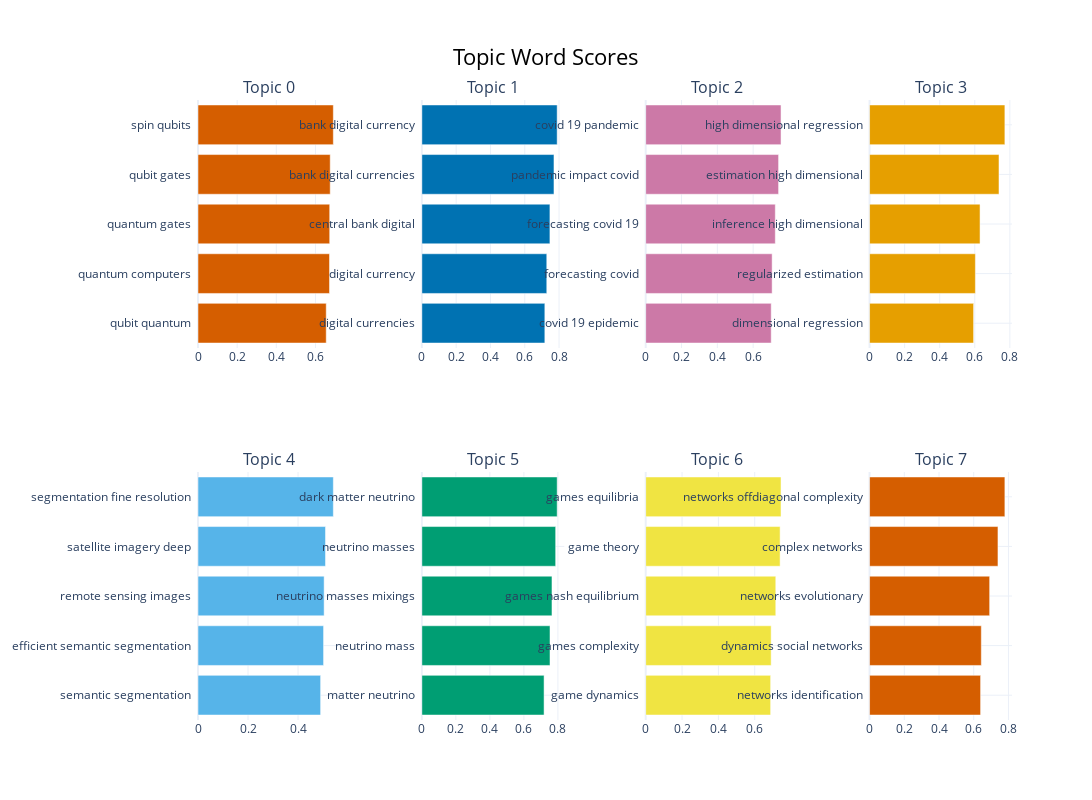

Here is the notebook cell this chart was saved with:
### Code cell
topic_model.visualize_barchart(height=400,width=500)

### Figure 1 — Plotly figure (JSON) as saved in the notebook; plotly's stock layout.template omitted (floating-point values rounded to 4 significant figures)
{"data": [{"marker": {"color": "#D55E00"}, "orientation": "h", "type": "bar", "x": [0.655, 0.6716, 0.6727, 0.6753, 0.6912], "xaxis": "x", "y": ["qubit quantum  ", "quantum computers  ", "quantum gates  ", "qubit gates  ", "spin qubits  "], "yaxis": "y"}, {"marker": {"color": "#0072B2"}, "orientation": "h", "type": "bar", "x": [0.7172, 0.7284, 0.7468, 0.7704, 0.7891], "xaxis": "x2", "y": ["digital currencies  ", "digital currency  ", "central bank digital  ", "bank digital currencies  ", "bank digital currency  "], "yaxis": "y2"}, {"marker": {"color": "#CC79A7"}, "orientation": "h", "type": "bar", "x": [0.7008, 0.7059, 0.7236, 0.7419, 0.7556], "xaxis": "x3", "y": ["covid 19 epidemic  ", "forecasting covid  ", "forecasting covid 19  ", "pandemic impact covid  ", "covid 19 pandemic  "], "yaxis": "y3"}, {"marker": {"color": "#E69F00"}, "orientation": "h", "type": "bar", "x": [0.5932, 0.6034, 0.63, 0.738, 0.7716], "xaxis": "x4", "y": ["dimensional regression  ", "regularized estimation  ", "inference high dimensional  ", "estimation high dimensional  ", "high dimensional regression  "], "yaxis": "y4"}, {"marker": {"color": "#56B4E9"}, "orientation": "h", "type": "bar", "x": [0.4902, 0.5019, 0.5042, 0.5097, 0.541], "xaxis": "x5", "y": ["semantic segmentation  ", "efficient semantic segmentation  ", "remote sensing images  ", "satellite imagery deep  ", "segmentation fine resolution  "], "yaxis": "y5"}, {"marker": {"color": "#009E73"}, "orientation": "h", "type": "bar", "x": [0.7186, 0.7535, 0.7651, 0.7868, 0.7957], "xaxis": "x6", "y": ["matter neutrino  ", "neutrino mass  ", "neutrino masses mixings  ", "neutrino masses  ", "dark matter neutrino  "], "yaxis": "y6"}, {"marker": {"color": "#F0E442"}, "orientation": "h", "type": "bar", "x": [0.6876, 0.6904, 0.7159, 0.7397, 0.7448], "xaxis": "x7", "y": ["game dynamics  ", "games complexity  ", "games nash equilibrium  ", "game theory  ", "games equilibria  "], "yaxis": "y7"}, {"marker": {"color": "#D55E00"}, "orientation": "h", "type": "bar", "x": [0.6395, 0.6437, 0.6917, 0.7396, 0.7794], "xaxis": "x8", "y": ["networks identification  ", "dynamics social networks  ", "networks evolutionary  ", "complex networks  ", "networks offdiagonal complexity  "], "yaxis": "y8"}], "layout": {"annotations": [{"font": {"size": 16}, "showarrow": false, "text": "Topic 0", "x": 0.0875, "xanchor": "center", "xref": "paper", "y": 1, "yanchor": "bottom", "yref": "paper"}, {"font": {"size": 16}, "showarrow": false, "text": "Topic 1", "x": 0.3625, "xanchor": "center", "xref": "paper", "y": 1, "yanchor": "bottom", "yref": "paper"}, {"font": {"size": 16}, "showarrow": false, "text": "Topic 2", "x": 0.6375, "xanchor": "center", "xref": "paper", "y": 1, "yanchor": "bottom", "yref": "paper"}, {"font": {"size": 16}, "showarrow": false, "text": "Topic 3", "x": 0.9125, "xanchor": "center", "xref": "paper", "y": 1, "yanchor": "bottom", "yref": "paper"}, {"font": {"size": 16}, "showarrow": false, "text": "Topic 4", "x": 0.0875, "xanchor": "center", "xref": "paper", "y": 0.4, "yanchor": "bottom", "yref": "paper"}, {"font": {"size": 16}, "showarrow": false, "text": "Topic 5", "x": 0.3625, "xanchor": "center", "xref": "paper", "y": 0.4, "yanchor": "bottom", "yref": "paper"}, {"font": {"size": 16}, "showarrow": false, "text": "Topic 6", "x": 0.6375, "xanchor": "center", "xref": "paper", "y": 0.4, "yanchor": "bottom", "yref": "paper"}, {"font": {"size": 16}, "showarrow": false, "text": "Topic 7", "x": 0.9125, "xanchor": "center", "xref": "paper", "y": 0.4, "yanchor": "bottom", "yref": "paper"}], "height": 800, "hoverlabel": {"bgcolor": "white", "font": {"family": "Rockwell", "size": 16}}, "showlegend": false, "title": {"font": {"color": "Black", "size": 22}, "text": "Topic Word Scores", "x": 0.5, "xanchor": "center", "yanchor": "top"}, "width": 2000, "xaxis": {"anchor": "y", "domain": [0, 0.175], "showgrid": true}, "xaxis2": {"anchor": "y2", "domain": [0.275, 0.45], "showgrid": true}, "xaxis3": {"anchor": "y3", "domain": [0.55, 0.725], "showgrid": true}, "xaxis4": {"anchor": "y4", "domain": [0.825, 1], "showgrid": true}, "xaxis5": {"anchor": "y5", "domain": [0, 0.175], "showgrid": true}, "xaxis6": {"anchor": "y6", "domain": [0.275, 0.45], "showgrid": true}, "xaxis7": {"anchor": "y7", "domain": [0.55, 0.725], "showgrid": true}, "xaxis8": {"anchor": "y8", "domain": [0.825, 1], "showgrid": true}, "yaxis": {"anchor": "x", "domain": [0.6, 1], "showgrid": true}, "yaxis2": {"anchor": "x2", "domain": [0.6, 1], "showgrid": true}, "yaxis3": {"anchor": "x3", "domain": [0.6, 1], "showgrid": true}, "yaxis4": {"anchor": "x4", "domain": [0.6, 1], "showgrid": true}, "yaxis5": {"anchor": "x5", "domain": [0, 0.4], "showgrid": true}, "yaxis6": {"anchor": "x6", "domain": [0, 0.4], "showgrid": true}, "yaxis7": {"anchor": "x7", "domain": [0, 0.4], "showgrid": true}, "yaxis8": {"anchor": "x8", "domain": [0, 0.4], "showgrid": true}}}
